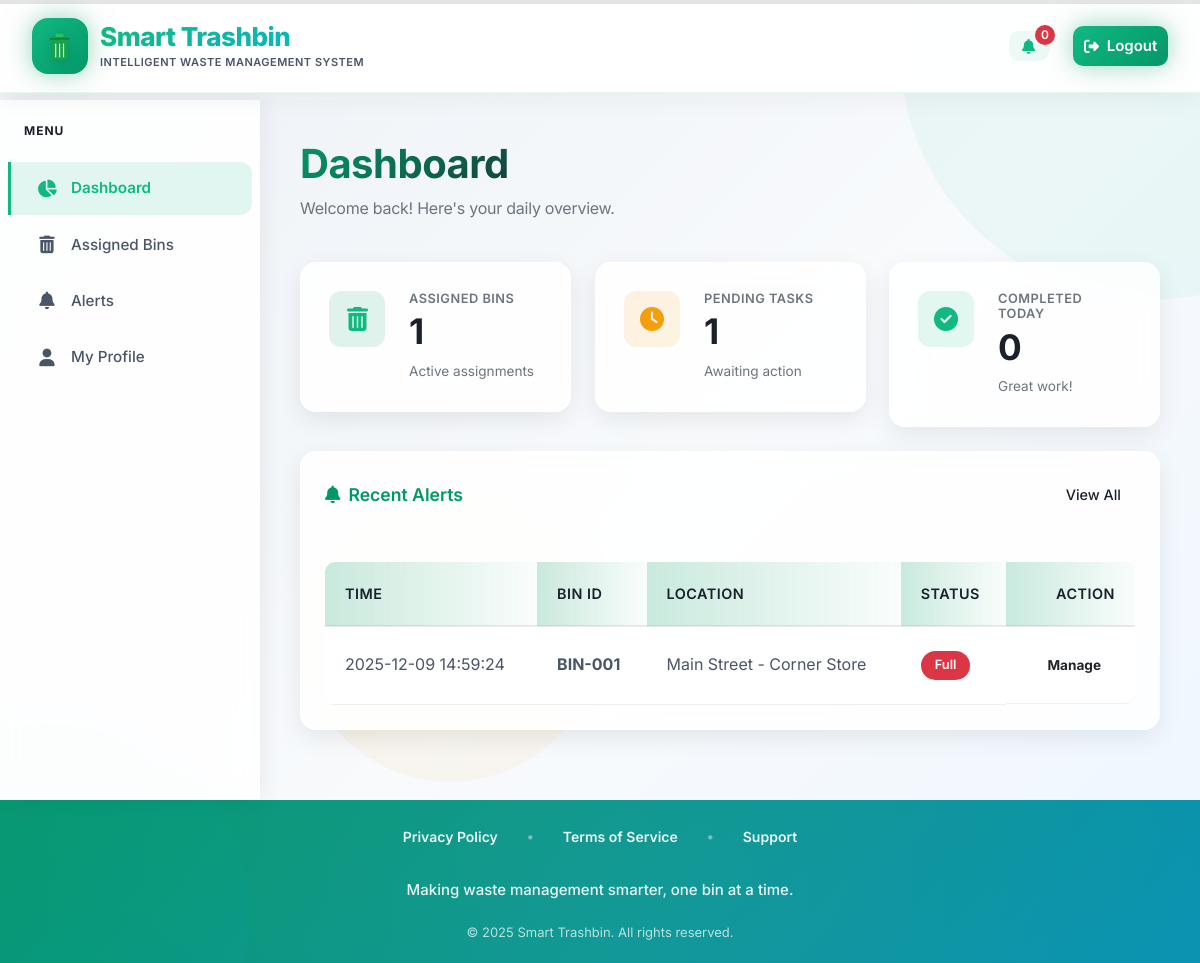
The page /janitor-dashboard.php (signed in) on the database its author committed.
### tables this page shows
CREATE TABLE IF NOT EXISTS bins (
    bin_id INT AUTO_INCREMENT PRIMARY KEY,
    bin_code VARCHAR(50) UNIQUE NOT NULL,
    location VARCHAR(255) NOT NULL,
    type ENUM('General', 'Recyclable', 'Organic') NOT NULL DEFAULT 'General',
    capacity INT NOT NULL DEFAULT 0 COMMENT 'Capacity percentage (0-100)',
    status ENUM('empty', 'needs_attention', 'full', 'half_full') NOT NULL DEFAULT 'empty',
    assigned_to INT,
    latitude DECIMAL(10, 8),
    longitude DECIMAL(11, 8),
    installation_date DATE,
    notes TEXT,
    created_by INT,
    created_at TIMESTAMP DEFAULT CURRENT_TIMESTAMP,
    updated_at TIMESTAMP DEFAULT CURRENT_TIMESTAMP ON UPDATE CURRENT_TIMESTAMP,
    FOREIGN KEY (assigned_to) REFERENCES janitors(janitor_id) ON DELETE SET NULL,
    FOREIGN KEY (created_by) REFERENCES admins(admin_id) ON DELETE SET NULL,
    INDEX idx_status (status),
    INDEX idx_location (location),
    INDEX idx_assigned_to (assigned_to)
);

### janitor-dashboard.php (the view, shortened to what this page needs)
<?php
  require_once 'includes/config.php';
  $janitorId = intval($_SESSION['janitor_id'] ?? $_SESSION['user_id'] ?? $_SESSION['id'] ?? 0);
  $assignedBins = 0;
  $fullBins = 0;
  $pendingTasks = 0;
  $completedToday = 0;
  $dashboard_bins = [];
  $recent_alerts = [];
  try {
      if ($janitorId > 0) {
          $r = $conn->query("SELECT COUNT(*) AS c FROM bins WHERE assigned_to = " . intval($janitorId));
          if ($r && $row = $r->fetch_assoc()) $assignedBins = intval($row['c'] ?? 0);
          $r = $conn->query("SELECT COUNT(*) AS c FROM bins WHERE assigned_to = " . intval($janitorId) . " AND (bins.status = 'full' OR (bins.capacity IS NOT NULL AND bins.capacity >= 100))");
          if ($r && $row = $r->fetch_assoc()) $fullBins = intval($row['c'] ?? 0);
          $pendingTasks = $fullBins;
          $bins_query = "SELECT bins.*, CONCAT(j.first_name, ' ', j.last_name) AS janitor_name
                        FROM bins
                        LEFT JOIN janitors j ON bins.assigned_to = j.janitor_id
                        WHERE bins.assigned_to = " . $conn->real_escape_string($janitorId) . "
                        ORDER BY
                          CASE WHEN (bins.status = 'full' OR (bins.capacity IS NOT NULL && bins.capacity >= 100)) THEN 0 ELSE 1 END,
                          bins.capacity DESC,
                          bins.created_at DESC
                        LIMIT 200";
          $bins_res = $conn->query($bins_query);
          if ($bins_res) {
              while ($r = $bins_res->fetch_assoc()) $dashboard_bins[] = $r;
          }
          $recent_alerts = $dashboard_bins;
          $completedToday = 0;
      }
  } catch (Exception $e) {
  }
  ?>
  <!DOCTYPE html>
  <html lang="en">
  <head>
    <link rel="stylesheet" href="https://cdnjs.cloudflare.com/ajax/libs/font-awesome/6.5.0/css/all.min.css">
    <link rel="stylesheet" href="css/bootstrap.min.css">
    <link rel="stylesheet" href="css/janitor-dashboard.css">
  </head>
  <body>
    <?php include_once __DIR__ . '/includes/header-admin.php'; ?>
    <div class="dashboard">
      <div class="background-circle background-circle-1"></div>
      <div class="background-circle background-circle-2"></div>
      <aside class="sidebar" id="sidebar">
        <div class="sidebar-header">
          <h6 class="sidebar-title">Menu</h6>
        </div>
        <a href="janitor-dashboard.php" class="sidebar-item active">
          <i class="fa-solid fa-chart-pie"></i><span>Dashboard</span>
        </a>
        <a href="janitor-assigned-bins.php" class="sidebar-item">
          <i class="fa-solid fa-trash-alt"></i><span>Assigned Bins</span>
        </a>
        <a href="janitor-alerts.php" class="sidebar-item">
          <i class="fa-solid fa-bell"></i><span>Alerts</span>
        </a>
        <a href="janitor-profile.php" class="sidebar-item">
          <i class="fa-solid fa-user"></i><span>My Profile</span>
        </a>
      </aside>
      <main class="content">
        <div class="section-header d-flex justify-content-between align-items-center">
          <div>
            <h1 class="page-title">Dashboard</h1>
            <p class="page-subtitle">Welcome back! Here's your daily overview.</p>
          </div>
        </div>
        <div class="row g-4 mb-4">
          <div class="col-md-4">
            <div class="stat-card">
              <div class="stat-icon"><i class="fa-solid fa-trash-alt"></i></div>
              <div class="stat-content">
                <h6>Assigned Bins</h6>
                <h2 id="assignedBinsCount"><?php echo intval($assignedBins); ?></h2>
                <small>Active assignments</small>
              </div>
            </div>
          </div>
          <div class="col-md-4">
            <div class="stat-card">
              <div class="stat-icon warning"><i class="fa-solid fa-clock"></i></div>
              <div class="stat-content">
                <h6>Pending Tasks</h6>
                <h2 id="pendingTasksCount"><?php echo intval($pendingTasks); ?></h2>
                <small>Awaiting action</small>
              </div>
            </div>
          </div>
          <div class="col-md-4">
            <div class="stat-card">
              <div class="stat-icon success"><i class="fa-solid fa-check-circle"></i></div>
              <div class="stat-content">
                <h6>Completed Today</h6>
                <h2 id="completedTodayCount"><?php echo intval($completedToday); ?></h2>
                <small>Great work!</small>
              </div>
            </div>
          </div>
        </div>
        <div class="card mb-4 recent-alerts-card">
          <div class="card-header d-flex justify-content-between align-items-center">
              <h5 class="mb-0"><i class="fas fa-bell me-2"></i>Recent Alerts</h5>
              <a href="janitor-alerts.php" class="btn btn-sm view-all-link"><span>View All</span></a>
          </div>
          <div class="card-body p-4">
            <div class="table-responsive">
              <table class="table mb-0">
                <thead>
                  <tr><th>Time</th><th>Bin ID</th><th>Location</th><th>Status</th><th class="text-end">Action</th></tr>
                </thead>
                <tbody id="recentAlertsBody">
                  <?php if (empty($recent_alerts)): ?>
                    <tr><td colspan="5" class="text-center py-4 text-muted">No recent alerts</td></tr>
                  <?php else: foreach ($recent_alerts as $a): ?>
                    <tr>
                      <td><?php echo htmlspecialchars($a['last_emptied'] ?? $a['updated_at'] ?? $a['created_at'] ?? 'N/A'); ?></td>
                      <td><strong><?php echo htmlspecialchars($a['bin_code'] ?? $a['bin_id']); ?></strong></td>
                      <td><?php echo htmlspecialchars($a['location'] ?? ''); ?></td>
                      <td>
                        <?php
                          $s = $a['status'] ?? '';
                          $display = match(strtolower($s)) {
                            'full' => 'Full',
                            'empty' => 'Empty',
                            'half_full' => 'Half Full',
                            'needs_attention' => 'Needs Attention',
                            'out_of_service' => 'Out of Service',
                            default => $s
                          };
                          $badge = (strtolower($s) === 'full') ? 'danger' : ((strtolower($s) === 'empty') ? 'success' : ((strtolower($s) === 'half_full') ? 'warning' : 'secondary'));
                        ?>
                        <span class="badge bg-<?php echo $badge; ?>"><?php echo htmlspecialchars($display); ?></span>
                      </td>
                      <td class="text-end">
                        <a href="janitor-assigned-bins.php" class="btn btn-sm btn-soft-primary">Manage</a>
                      </td>
                    </tr>
                  <?php endforeach; endif; ?>
                </tbody>
              </table>
            </div>
          </div>
        </div>
      </main>
    </div>
    <?php include_once __DIR__ . '/includes/footer-admin.php'; ?>
  </body>
  </html>

### css/control-heights.css (style rules this page uses)
:root { --admin-control-height-large: 52px; --admin-control-height-mobile: 44px; --admin-control-radius: 14px; }
:root { --heading-font: 'Inter', 'Segoe UI', sans-serif; --text-dark: #1a202c; --text-muted: #6c757d; --icon-flip-duration: 0.6s; }
.sidebar-item i, .action-buttons .btn i, .btn i, .nav-link i, .stat-icon i, .notification-item i, .dropdown-item i { transition: transform var(--icon-flip-duration) cubic-bezier(0.4, 0, 0.2, 1) !important; transform-style: preserve-3d !important; perspective: 1000px !important; will-change: transform !important; backface-visibility: hidden !important; }
.stat-icon i, .notification-item i { transition: transform var(--icon-flip-duration) ease !important; transform-style: preserve-3d !important; perspective: 1000px !important; will-change: transform !important; }
.view-all-link { color: var(--text-dark) !important; text-decoration: none !important; font-size: 0.9rem !important; font-weight: 500 !important; display: inline-flex !important; align-items: center !important; transition: all 0.3s ease !important; }
.view-all-link span { position: relative !important; }
.view-all-link span::after { content: '' !important; position: absolute !important; width: 100% !important; height: 2px !important; bottom: -2px !important; left: 0 !important; background-color: var(--primary-color) !important; transform: scaleX(0) !important; transform-origin: right !important; transition: transform 0.3s ease !important; }
.page-title { font-size: 2.5rem !important; font-weight: 700 !important; color: var(--text-dark) !important; margin-bottom: 0.5rem !important; letter-spacing: -0.5px !important; line-height: 1.2 !important; font-family: var(--heading-font) !important; }
.page-subtitle { font-size: 1rem !important; font-weight: 400 !important; color: var(--text-muted) !important; margin: 0 !important; line-height: 1.6 !important; letter-spacing: -0.25px !important; font-family: var(--heading-font) !important; max-width: 600px !important; }
.card .table { border-radius: 8px !important; overflow: hidden; }
.card .table thead th:first-child { border-top-left-radius: 8px; }
.card .table thead th:last-child { border-top-right-radius: 8px; }
.card .table tbody tr:last-child td:first-child { border-bottom-left-radius: 8px; }
.card .table tbody tr:last-child td:last-child { border-bottom-right-radius: 8px; }
.card .table thead th:first-child { border-top-left-radius: 10px; }
.card .table thead th:last-child { border-top-right-radius: 10px; }
.card .table tbody tr:last-child td:first-child { border-bottom-left-radius: 10px; }
.card .table tbody tr:last-child td:last-child { border-bottom-right-radius: 10px; }

### css/admin-shared.css (style rules this page uses)
:root { --transition-base: all 0.3s cubic-bezier(0.4, 0, 0.2, 1); --transition-smooth: all 0.5s cubic-bezier(0.34, 1.56, 0.64, 1); --shadow-sm: 0 2px 4px rgba(0, 0, 0, 0.05); --shadow-md: 0 4px 6px rgba(0, 0, 0, 0.1); --shadow-lg: 0 10px 15px rgba(0, 0, 0, 0.1); --shadow-hover: 0 15px 30px rgba(0, 0, 0, 0.15); }
.card, .stat-card, .notification-item, .sidebar-item, .btn, .nav-link { transition: var(--transition-base) !important; }
.table tbody tr { transition: var(--transition-base) !important; }
table td.text-end, .table td.text-end { display: flex !important; justify-content: flex-end !important; align-items: center !important; gap: 8px !important; flex-wrap: wrap !important; }
.badge { transition: var(--transition-base) !important; }

### rows shown on the page
bins: updated_at "2025-12-09 14:59:24", bin_code "BIN-001", location "Main Street - Corner Store", status "Full"

### other values the page prints
$assignedBins "1"
$pendingTasks "1"
$completedToday "0"
